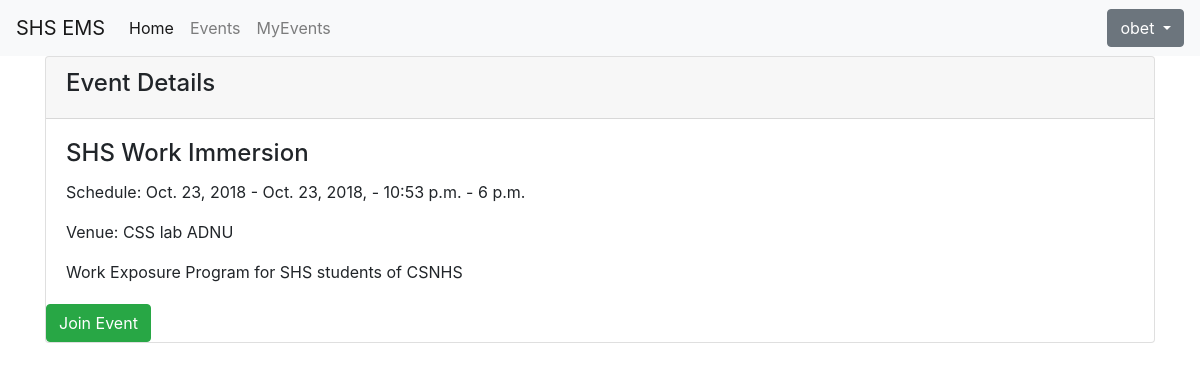
The page /events/1/ (signed in) on the database its author committed.
### users/models.py (models this page shows, shortened)
class Participant(AbstractUser):
    contact_number = models.CharField("Contact Number", max_length = 50)

### events/models.py (models this page shows, shortened)
class Event(models.Model):
    name = models.CharField("Name of Event", max_length = 50)
    description = models.TextField("Description", max_length = 1000, blank = True)
    max_slots = models.IntegerField("Max Slots", blank = True, null = True)
    date_from = models.DateField("Start Date", null = True)
    date_to = models.DateField("End Date", null = True)
    time_from = models.TimeField("Start Time", null = True)
    time_to = models.TimeField("End Time", null = True)
    venue = models.CharField("Venue", max_length = 200, default = '')
    creator = models.ForeignKey(to = 'users.Participant', on_delete = models.CASCADE, null = True)

### events/views.py (the view)
# urls.py: path("events/<int:pk>/", EventDetailView.as_view(), name = "event_detail"),
class EventDetailView(DetailView):
    model = Event
    template_name = "event_detail.html"
    context_object_name = "event"

### templates/event_detail.html (shortened to what this page needs)
{%extends "base.html"%}
{% block content %}
<div class="card">
        <div class="card-header">
        <h4> Event Details </h4>
        </div>
        <div class="card-body">
          <h4 class="card-title"> {{ event.name }} </h4>
          <p class="card-text">
              Schedule: {{event.date_from}} - {{event.date_to}}, - {{event.time_from}} - {{event.time_to}}
            </p>
            <p class="card-text">
                Venue: {{ event.venue }}
            </p>
            <p class="card-text">
                    {{ event.description }}
                </p>
        </div>
        <div clas = "card-footer">
            <a href ="{% url 'join_event' event.pk %}"
            class = "btn btn-success">Join Event</a>
        </div>
      </div>
{% endblock content %}

### templates/base.html (shortened to what this page needs)
<!doctype html>
<html lang="en">
  <head>
    <link rel="stylesheet" href="https://stackpath.bootstrapcdn.com/bootstrap/4.1.3/css/bootstrap.min.css">
  </head>
  <body>
      <nav class="navbar navbar-expand-lg navbar-light bg-light">
          <a class="navbar-brand" href="{% url 'home' %}">SHS EMS</a>
          <div class="collapse navbar-collapse" id="navbarTogglerDemo02">
            <ul class="navbar-nav mr-auto mt-2 mt-md-0">
              <li class="nav-item active">
                <a class="nav-link" href="{% url 'home' %}">Home</a>
              </li>
              <li class="nav-item">
                <a class="nav-link" href="{% url 'event_list' %}">Events</a>
              </li>
              <li class="nav-item">
                  <a class="nav-link" href="{% url 'myevent_list' %}">MyEvents</a>
                </li>
            </ul>
          </div>
        {% if user.is_authenticated %}
        <div class="btn-group">
            <button type="button" class="btn btn-secondary dropdown-toggle" data-toggle="dropdown" aria-haspopup="true" aria-expanded="false">
                {{user.username}}
            </button>
        </div>
          {% endif %}
        </nav>
      <div class="container">
            {% block content %}
            {% endblock content %}
      </div>
  </body>
</html>

### rows shown on the page
Participant: username "obet"
Event: name "SHS Work Immersion", date_from "Oct. 23, 2018", date_to "Oct. 23, 2018", time_from "10:53 p.m.", time_to "6 p.m.", venue "CSS lab ADNU", description "Work Exposure Program for SHS students of CSNHS"
